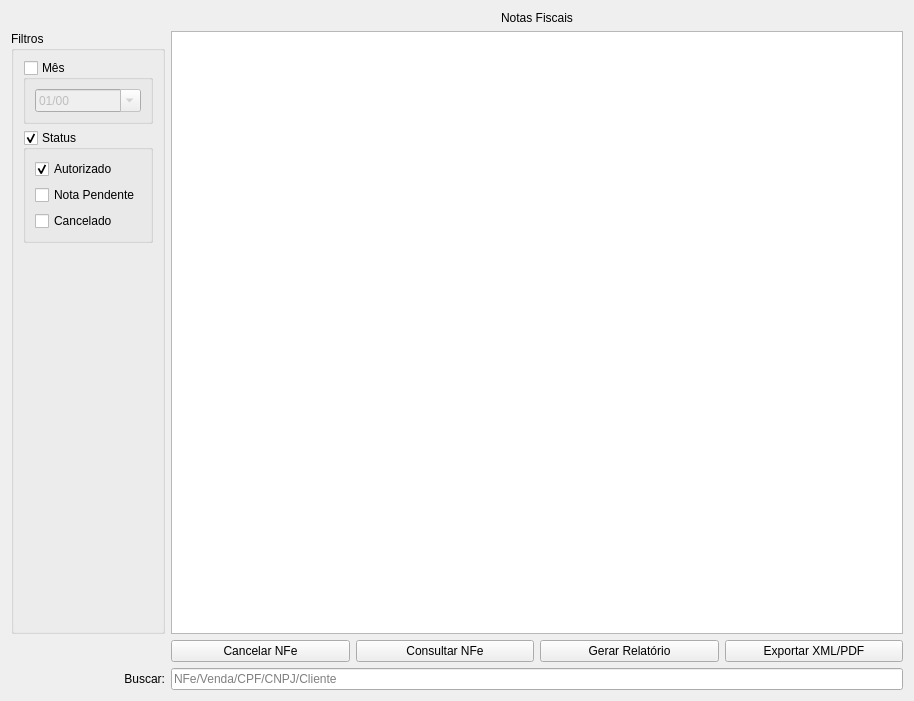
<?xml version="1.0" encoding="UTF-8"?>
<ui version="4.0">
 <class>WidgetNfeSaida</class>
 <widget class="QWidget" name="WidgetNfeSaida">
  <property name="geometry">
   <rect>
    <x>0</x>
    <y>0</y>
    <width>914</width>
    <height>701</height>
   </rect>
  </property>
  <property name="windowTitle">
   <string>Form</string>
  </property>
  <layout class="QGridLayout" name="gridLayout_2">
   <item row="0" column="1">
    <widget class="QLabel" name="labelNfe">
     <property name="text">
      <string>Notas Fiscais</string>
     </property>
     <property name="alignment">
      <set>Qt::AlignCenter</set>
     </property>
    </widget>
   </item>
   <item row="1" column="1">
    <widget class="TableView" name="table">
     <property name="mouseTracking">
      <bool>true</bool>
     </property>
     <property name="editTriggers">
      <set>QAbstractItemView::NoEditTriggers</set>
     </property>
     <property name="selectionBehavior">
      <enum>QAbstractItemView::SelectRows</enum>
     </property>
     <property name="sortingEnabled">
      <bool>true</bool>
     </property>
    </widget>
   </item>
   <item row="2" column="1">
    <layout class="QGridLayout" name="gridLayout">
     <item row="0" column="2">
      <widget class="QPushButton" name="pushButtonRelatorio">
       <property name="enabled">
        <bool>true</bool>
       </property>
       <property name="text">
        <string>Gerar Relatório</string>
       </property>
      </widget>
     </item>
     <item row="0" column="3">
      <widget class="QPushButton" name="pushButtonExportar">
       <property name="text">
        <string>Exportar XML/PDF</string>
       </property>
      </widget>
     </item>
     <item row="0" column="0">
      <widget class="QPushButton" name="pushButtonCancelarNFe">
       <property name="text">
        <string>Cancelar NFe</string>
       </property>
      </widget>
     </item>
     <item row="0" column="1">
      <widget class="QPushButton" name="pushButtonConsultarNFe">
       <property name="text">
        <string>Consultar NFe</string>
       </property>
      </widget>
     </item>
    </layout>
   </item>
   <item row="3" column="0">
    <widget class="QLabel" name="labelBusca">
     <property name="enabled">
      <bool>true</bool>
     </property>
     <property name="text">
      <string>Buscar:</string>
     </property>
     <property name="alignment">
      <set>Qt::AlignRight|Qt::AlignTrailing|Qt::AlignVCenter</set>
     </property>
    </widget>
   </item>
   <item row="3" column="1">
    <widget class="QLineEdit" name="lineEditBusca">
     <property name="enabled">
      <bool>true</bool>
     </property>
     <property name="placeholderText">
      <string>NFe/Venda/CPF/CNPJ/Cliente</string>
     </property>
    </widget>
   </item>
   <item row="1" column="0">
    <widget class="QGroupBox" name="groupBox">
     <property name="title">
      <string>Filtros</string>
     </property>
     <layout class="QGridLayout" name="gridLayout_3">
      <item row="0" column="0">
       <widget class="QGroupBox" name="groupBoxMes">
        <property name="enabled">
         <bool>true</bool>
        </property>
        <property name="title">
         <string>Mês</string>
        </property>
        <property name="checkable">
         <bool>true</bool>
        </property>
        <property name="checked">
         <bool>false</bool>
        </property>
        <layout class="QGridLayout" name="gridLayout_5">
         <item row="0" column="0">
          <widget class="QDateEdit" name="dateEdit">
           <property name="currentSection">
            <enum>QDateTimeEdit::MonthSection</enum>
           </property>
           <property name="displayFormat">
            <string>MM/yy</string>
           </property>
           <property name="calendarPopup">
            <bool>true</bool>
           </property>
          </widget>
         </item>
        </layout>
       </widget>
      </item>
      <item row="2" column="0">
       <widget class="QGroupBox" name="groupBoxStatus">
        <property name="title">
         <string>Status</string>
        </property>
        <property name="checkable">
         <bool>true</bool>
        </property>
        <property name="checked">
         <bool>true</bool>
        </property>
        <layout class="QGridLayout" name="gridLayout_40">
         <item row="0" column="0">
          <widget class="QCheckBox" name="checkBoxAutorizado">
           <property name="enabled">
            <bool>true</bool>
           </property>
           <property name="text">
            <string>Autorizado</string>
           </property>
           <property name="checked">
            <bool>true</bool>
           </property>
          </widget>
         </item>
         <item row="2" column="0">
          <widget class="QCheckBox" name="checkBoxCancelado">
           <property name="enabled">
            <bool>true</bool>
           </property>
           <property name="text">
            <string>Cancelado</string>
           </property>
           <property name="checked">
            <bool>false</bool>
           </property>
          </widget>
         </item>
         <item row="1" column="0">
          <widget class="QCheckBox" name="checkBoxPendente">
           <property name="enabled">
            <bool>true</bool>
           </property>
           <property name="text">
            <string>Nota Pendente</string>
           </property>
           <property name="checked">
            <bool>false</bool>
           </property>
          </widget>
         </item>
        </layout>
       </widget>
      </item>
      <item row="3" column="0">
       <spacer name="verticalSpacer">
        <property name="orientation">
         <enum>Qt::Vertical</enum>
        </property>
        <property name="sizeHint" stdset="0">
         <size>
          <width>20</width>
          <height>40</height>
         </size>
        </property>
       </spacer>
      </item>
     </layout>
    </widget>
   </item>
  </layout>
 </widget>
 <customwidgets>
  <customwidget>
   <class>TableView</class>
   <extends>QTableView</extends>
   <header>src/tableview.h</header>
  </customwidget>
 </customwidgets>
 <resources/>
 <connections/>
</ui>
